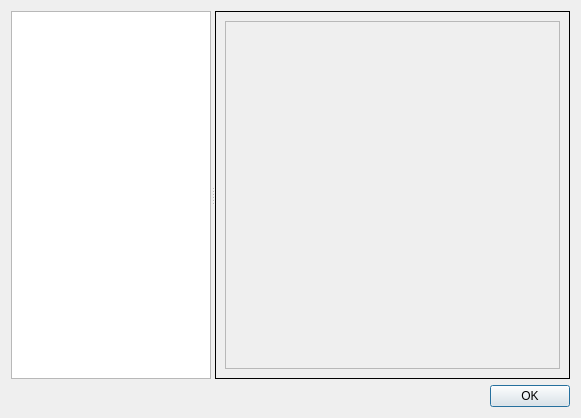
<?xml version="1.0" encoding="UTF-8"?>
<ui version="4.0">
 <class>PreferencesWindow</class>
 <widget class="QWidget" name="PreferencesWindow">
  <property name="geometry">
   <rect>
    <x>0</x>
    <y>0</y>
    <width>581</width>
    <height>418</height>
   </rect>
  </property>
  <property name="windowTitle">
   <string>Form</string>
  </property>
  <layout class="QVBoxLayout" name="verticalLayout">
   <item>
    <widget class="QSplitter" name="splitter">
     <property name="orientation">
      <enum>Qt::Orientation::Horizontal</enum>
     </property>
     <widget class="QListWidget" name="listWidget">
      <property name="sizePolicy">
       <sizepolicy hsizetype="Minimum" vsizetype="Minimum">
        <horstretch>0</horstretch>
        <verstretch>0</verstretch>
       </sizepolicy>
      </property>
      <property name="minimumSize">
       <size>
        <width>200</width>
        <height>0</height>
       </size>
      </property>
      <property name="maximumSize">
       <size>
        <width>100</width>
        <height>16777215</height>
       </size>
      </property>
     </widget>
     <widget class="QStackedWidget" name="stackedWidget">
      <property name="frameShape">
       <enum>QFrame::Shape::Box</enum>
      </property>
      <property name="frameShadow">
       <enum>QFrame::Shadow::Plain</enum>
      </property>
      <property name="currentIndex">
       <number>1</number>
      </property>
      <widget class="QWidget" name="ControlsPage">
       <layout class="QVBoxLayout" name="verticalLayout_2">
        <item>
         <widget class="QTableWidget" name="KeybindTable"/>
        </item>
       </layout>
      </widget>
      <widget class="QWidget" name="DisplayPage">
       <layout class="QVBoxLayout" name="verticalLayout_3">
        <item>
         <widget class="QFrame" name="DisplayColorButtonContainer">
          <property name="frameShape">
           <enum>QFrame::Shape::StyledPanel</enum>
          </property>
          <property name="frameShadow">
           <enum>QFrame::Shadow::Raised</enum>
          </property>
         </widget>
        </item>
       </layout>
      </widget>
      <widget class="QWidget" name="EmulationPage"/>
      <widget class="QWidget" name="AudioPage">
       <widget class="QLabel" name="label_3">
        <property name="geometry">
         <rect>
          <x>110</x>
          <y>110</y>
          <width>49</width>
          <height>16</height>
         </rect>
        </property>
        <property name="text">
         <string>Audio</string>
        </property>
       </widget>
      </widget>
     </widget>
    </widget>
   </item>
   <item>
    <widget class="QDialogButtonBox" name="buttonBox">
     <property name="standardButtons">
      <set>QDialogButtonBox::StandardButton::Ok</set>
     </property>
    </widget>
   </item>
  </layout>
 </widget>
 <resources/>
 <connections/>
</ui>
